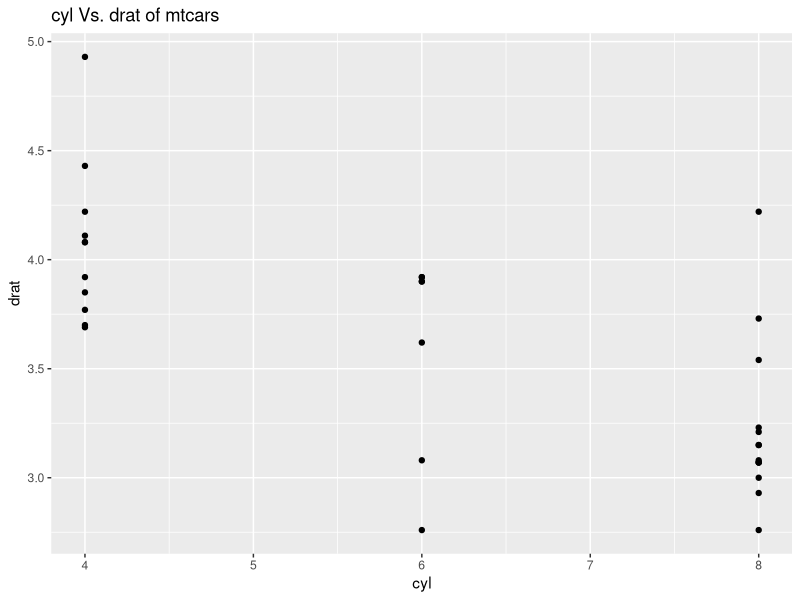
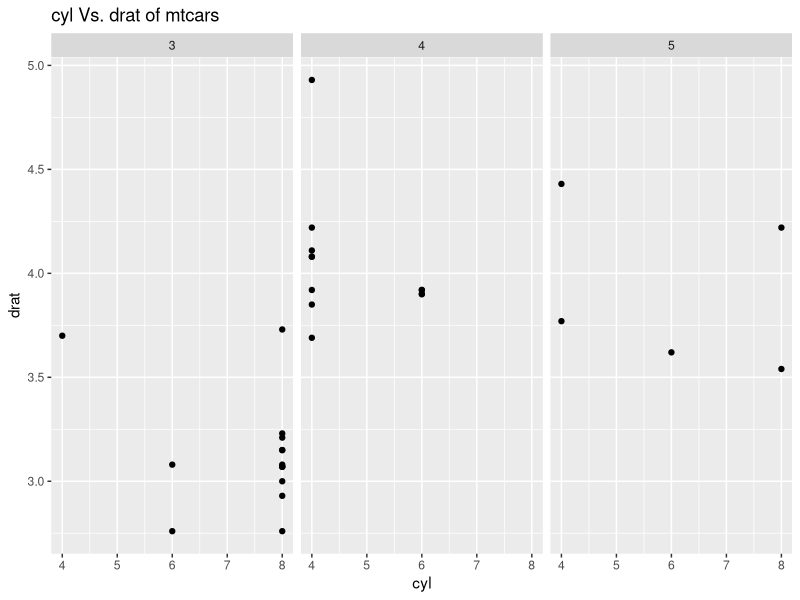

The R source for these figures, in order:
## ---- chunk 1
mtcars
## ---- chunk 2
#view rows and columns

dim(mtcars)

## ---- chunk 3
library(ggplot2)
ggplot(data = mtcars, mapping = aes(x = cyl, y = drat)) +
  geom_point() +
  labs(title = "cyl Vs. drat of mtcars",
       x = "cyl", y = "drat")
## ---- chunk 4
###Viewing the cyl vs drat distn in gears
library(ggplot2)
ggplot(data = mtcars, mapping = aes(x = cyl, y = drat)) +
  geom_point() +
  labs(title = "cyl Vs. drat of mtcars",
       x = "cyl", y = "drat")+facet_wrap(~gear)
